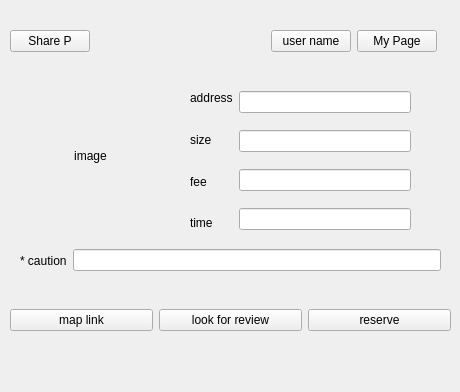
<?xml version="1.0" encoding="UTF-8"?>
<ui version="4.0">
 <class>Form</class>
 <widget class="QWidget" name="Form">
  <property name="geometry">
   <rect>
    <x>0</x>
    <y>0</y>
    <width>460</width>
    <height>392</height>
   </rect>
  </property>
  <property name="windowTitle">
   <string>Form</string>
  </property>
  <widget class="QWidget" name="layoutWidget">
   <property name="geometry">
    <rect>
     <x>10</x>
     <y>30</y>
     <width>427</width>
     <height>22</height>
    </rect>
   </property>
   <layout class="QHBoxLayout" name="horizontalLayout">
    <item>
     <widget class="QPushButton" name="pushButton">
      <property name="text">
       <string>Share P</string>
      </property>
     </widget>
    </item>
    <item>
     <spacer name="horizontalSpacer_3">
      <property name="orientation">
       <enum>Qt::Horizontal</enum>
      </property>
      <property name="sizeHint" stdset="0">
       <size>
        <width>40</width>
        <height>20</height>
       </size>
      </property>
     </spacer>
    </item>
    <item>
     <spacer name="horizontalSpacer_4">
      <property name="orientation">
       <enum>Qt::Horizontal</enum>
      </property>
      <property name="sizeHint" stdset="0">
       <size>
        <width>80</width>
        <height>20</height>
       </size>
      </property>
     </spacer>
    </item>
    <item>
     <widget class="QPushButton" name="pushButton_5">
      <property name="text">
       <string>user name</string>
      </property>
     </widget>
    </item>
    <item>
     <widget class="QPushButton" name="pushButton_2">
      <property name="text">
       <string>My Page</string>
      </property>
     </widget>
    </item>
   </layout>
  </widget>
  <widget class="QWidget" name="horizontalLayoutWidget">
   <property name="geometry">
    <rect>
     <x>190</x>
     <y>80</y>
     <width>221</width>
     <height>161</height>
    </rect>
   </property>
   <layout class="QHBoxLayout" name="horizontalLayout_2">
    <item>
     <layout class="QVBoxLayout" name="verticalLayout">
      <item>
       <widget class="QLabel" name="label_7">
        <property name="text">
         <string>address</string>
        </property>
       </widget>
      </item>
      <item>
       <widget class="QLabel" name="label_4">
        <property name="text">
         <string>size</string>
        </property>
       </widget>
      </item>
      <item>
       <widget class="QLabel" name="label_5">
        <property name="text">
         <string>fee</string>
        </property>
       </widget>
      </item>
      <item>
       <widget class="QLabel" name="label_6">
        <property name="text">
         <string>time</string>
        </property>
       </widget>
      </item>
     </layout>
    </item>
    <item>
     <layout class="QVBoxLayout" name="verticalLayout_2">
      <item>
       <widget class="QLineEdit" name="lineEdit"/>
      </item>
      <item>
       <widget class="QLineEdit" name="lineEdit_2"/>
      </item>
      <item>
       <widget class="QLineEdit" name="lineEdit_3"/>
      </item>
      <item>
       <widget class="QLineEdit" name="lineEdit_4"/>
      </item>
     </layout>
    </item>
   </layout>
  </widget>
  <widget class="QLabel" name="label_2">
   <property name="geometry">
    <rect>
     <x>10</x>
     <y>80</y>
     <width>161</width>
     <height>151</height>
    </rect>
   </property>
   <property name="text">
    <string>image</string>
   </property>
   <property name="alignment">
    <set>Qt::AlignCenter</set>
   </property>
  </widget>
  <widget class="QWidget" name="horizontalLayoutWidget_2">
   <property name="geometry">
    <rect>
     <x>10</x>
     <y>280</y>
     <width>441</width>
     <height>81</height>
    </rect>
   </property>
   <layout class="QHBoxLayout" name="horizontalLayout_3">
    <item>
     <widget class="QPushButton" name="pushButton_3">
      <property name="text">
       <string>map link</string>
      </property>
     </widget>
    </item>
    <item>
     <widget class="QPushButton" name="pushButton_4">
      <property name="text">
       <string>look for review</string>
      </property>
     </widget>
    </item>
    <item>
     <widget class="QPushButton" name="pushButton_6">
      <property name="text">
       <string>reserve</string>
      </property>
     </widget>
    </item>
   </layout>
  </widget>
  <widget class="QWidget" name="horizontalLayoutWidget_3">
   <property name="geometry">
    <rect>
     <x>20</x>
     <y>240</y>
     <width>421</width>
     <height>41</height>
    </rect>
   </property>
   <layout class="QHBoxLayout" name="horizontalLayout_4">
    <item>
     <widget class="QLabel" name="label">
      <property name="text">
       <string>* caution</string>
      </property>
     </widget>
    </item>
    <item>
     <widget class="QLineEdit" name="lineEdit_5"/>
    </item>
   </layout>
  </widget>
 </widget>
 <resources/>
 <connections/>
</ui>
